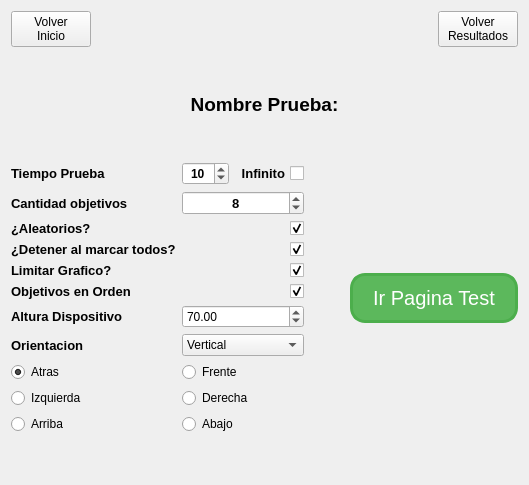
      <widget class="QWidget" name="widgetConfigurarPrueba">
       <layout class="QVBoxLayout" name="verticalLayout_3">
        <item>
         <layout class="QHBoxLayout" name="horizontalLayout_3">
          <item>
           <widget class="QPushButton" name="pushButtonVolverInicio">
            <property name="styleSheet">
             <string notr="true"/>
            </property>
            <property name="text">
             <string>Volver
Inicio</string>
            </property>
            <property name="icon">
             <iconset resource="images.qrc">
              <normaloff>:/images/back-arrow.png</normaloff>:/images/back-arrow.png</iconset>
            </property>
            <property name="iconSize">
             <size>
              <width>48</width>
              <height>48</height>
             </size>
            </property>
           </widget>
          </item>
          <item>
           <spacer name="horizontalSpacer">
            <property name="orientation">
             <enum>Qt::Horizontal</enum>
            </property>
            <property name="sizeHint" stdset="0">
             <size>
              <width>40</width>
              <height>20</height>
             </size>
            </property>
           </spacer>
          </item>
          <item>
           <widget class="QPushButton" name="pushButtonVolverPrueba">
            <property name="layoutDirection">
             <enum>Qt::RightToLeft</enum>
            </property>
            <property name="text">
             <string>Volver
Resultados</string>
            </property>
            <property name="icon">
             <iconset resource="images.qrc">
              <normaloff>:/images/results_icon.png</normaloff>:/images/results_icon.png</iconset>
            </property>
            <property name="iconSize">
             <size>
              <width>48</width>
              <height>48</height>
             </size>
            </property>
           </widget>
          </item>
         </layout>
        </item>
        <item>
         <spacer name="verticalSpacer_2">
          <property name="orientation">
           <enum>Qt::Vertical</enum>
          </property>
          <property name="sizeHint" stdset="0">
           <size>
            <width>20</width>
            <height>40</height>
           </size>
          </property>
         </spacer>
        </item>
        <item>
         <widget class="QLabel" name="labelNombrePrueba">
          <property name="font">
           <font>
            <pointsize>14</pointsize>
            <weight>75</weight>
            <bold>true</bold>
           </font>
          </property>
          <property name="text">
           <string>Nombre Prueba:</string>
          </property>
          <property name="alignment">
           <set>Qt::AlignCenter</set>
          </property>
         </widget>
        </item>
        <item>
         <spacer name="verticalSpacer_9">
          <property name="orientation">
           <enum>Qt::Vertical</enum>
          </property>
          <property name="sizeHint" stdset="0">
           <size>
            <width>20</width>
            <height>40</height>
           </size>
          </property>
         </spacer>
        </item>
        <item>
         <layout class="QHBoxLayout" name="horizontalLayout_4">
          <item>
           <layout class="QGridLayout" name="gridLayout_9">
            <item row="9" column="1">
             <widget class="QDoubleSpinBox" name="doubleSpinBoxAlturaDispositivo">
              <property name="minimum">
               <double>10.000000000000000</double>
              </property>
              <property name="maximum">
               <double>200.000000000000000</double>
              </property>
              <property name="value">
               <double>70.000000000000000</double>
              </property>
             </widget>
            </item>
            <item row="3" column="0">
             <widget class="QLabel" name="labelCantidadObjetivos">
              <property name="font">
               <font>
                <pointsize>10</pointsize>
                <weight>75</weight>
                <italic>false</italic>
                <bold>true</bold>
               </font>
              </property>
              <property name="layoutDirection">
               <enum>Qt::LeftToRight</enum>
              </property>
              <property name="text">
               <string>Cantidad objetivos</string>
              </property>
             </widget>
            </item>
            <item row="6" column="1">
             <widget class="QCheckBox" name="checkBoxDeteneralMarcarObjetivos">
              <property name="layoutDirection">
               <enum>Qt::RightToLeft</enum>
              </property>
              <property name="text">
               <string/>
              </property>
              <property name="checked">
               <bool>true</bool>
              </property>
             </widget>
            </item>
            <item row="9" column="0">
             <widget class="QLabel" name="labelAlturaDisp">
              <property name="font">
               <font>
                <pointsize>10</pointsize>
                <weight>75</weight>
                <bold>true</bold>
               </font>
              </property>
              <property name="text">
               <string>Altura Dispositivo</string>
              </property>
             </widget>
            </item>
            <item row="11" column="1">
             <widget class="QComboBox" name="comboBoxOrientacion">
              <item>
               <property name="text">
                <string>Vertical</string>
               </property>
               <property name="icon">
                <iconset resource="images.qrc">
                 <normaloff>:/images/IMU/IMUVertical.png</normaloff>:/images/IMU/IMUVertical.png</iconset>
               </property>
              </item>
              <item>
               <property name="text">
                <string>Horizontal</string>
               </property>
               <property name="icon">
                <iconset resource="images.qrc">
                 <normaloff>:/images/IMU/IMUHorizontal.png</normaloff>:/images/IMU/IMUHorizontal.png</iconset>
               </property>
              </item>
             </widget>
            </item>
            <item row="8" column="0">
             <widget class="QLabel" name="label_3">
              <property name="font">
               <font>
                <pointsize>10</pointsize>
                <weight>75</weight>
                <italic>false</italic>
                <bold>true</bold>
               </font>
              </property>
              <property name="text">
               <string>Objetivos en Orden</string>
              </property>
             </widget>
            </item>
            <item row="8" column="1">
             <widget class="QCheckBox" name="checkBoxOrdenObjetivos">
              <property name="layoutDirection">
               <enum>Qt::RightToLeft</enum>
              </property>
              <property name="text">
               <string/>
              </property>
              <property name="checked">
               <bool>true</bool>
              </property>
             </widget>
            </item>
            <item row="14" column="0">
             <widget class="QRadioButton" name="radioButtonHorizontalArriba">
              <property name="text">
               <string>Arriba</string>
              </property>
              <property name="icon">
               <iconset resource="images.qrc">
                <normaloff>:/images/IMU/horizontalarriba.png</normaloff>:/images/IMU/horizontalarriba.png</iconset>
              </property>
              <property name="iconSize">
               <size>
                <width>48</width>
                <height>48</height>
               </size>
              </property>
              <property name="checked">
               <bool>false</bool>
              </property>
             </widget>
            </item>
            <item row="11" column="0">
             <widget class="QLabel" name="label_8">
              <property name="font">
               <font>
                <pointsize>10</pointsize>
                <weight>75</weight>
                <italic>false</italic>
                <bold>true</bold>
               </font>
              </property>
              <property name="text">
               <string>Orientacion</string>
              </property>
             </widget>
            </item>
            <item row="13" column="1">
             <widget class="QRadioButton" name="radioButtonVerticalDerecha">
              <property name="text">
               <string>Derecha</string>
              </property>
              <property name="icon">
               <iconset resource="images.qrc">
                <normaloff>:/images/IMU/verticalderecha.png</normaloff>:/images/IMU/verticalderecha.png</iconset>
              </property>
              <property name="iconSize">
               <size>
                <width>48</width>
                <height>48</height>
               </size>
              </property>
             </widget>
            </item>
            <item row="12" column="1">
             <widget class="QRadioButton" name="radioButtonVerticalFrente">
              <property name="text">
               <string>Frente</string>
              </property>
              <property name="icon">
               <iconset resource="images.qrc">
                <normaloff>:/images/IMU/verticalfrente.png</normaloff>:/images/IMU/verticalfrente.png</iconset>
              </property>
              <property name="iconSize">
               <size>
                <width>48</width>
                <height>48</height>
               </size>
              </property>
             </widget>
            </item>
            <item row="12" column="0">
             <widget class="QRadioButton" name="radioButtonVerticalAtras">
              <property name="text">
               <string>Atras</string>
              </property>
              <property name="icon">
               <iconset resource="images.qrc">
                <normaloff>:/images/IMU/verticalatras.png</normaloff>:/images/IMU/verticalatras.png</iconset>
              </property>
              <property name="iconSize">
               <size>
                <width>48</width>
                <height>48</height>
               </size>
              </property>
              <property name="checked">
               <bool>true</bool>
              </property>
             </widget>
            </item>
            <item row="13" column="0">
             <widget class="QRadioButton" name="radioButtonVerticalIzquierda">
              <property name="text">
               <string>Izquierda</string>
              </property>
              <property name="icon">
               <iconset resource="images.qrc">
                <normaloff>:/images/IMU/verticalizquierda.png</normaloff>:/images/IMU/verticalizquierda.png</iconset>
              </property>
              <property name="iconSize">
               <size>
                <width>48</width>
                <height>48</height>
               </size>
              </property>
             </widget>
            </item>
            <item row="14" column="1">
             <widget class="QRadioButton" name="radioButtonHorizontalAbajo">
              <property name="text">
               <string>Abajo</string>
              </property>
              <property name="icon">
               <iconset resource="images.qrc">
                <normaloff>:/images/IMU/horizontalabajo.png</normaloff>:/images/IMU/horizontalabajo.png</iconset>
              </property>
              <property name="iconSize">
               <size>
                <width>48</width>
                <height>48</height>
               </size>
              </property>
             </widget>
            </item>
            <item row="6" column="0">
             <widget class="QLabel" name="label">
              <property name="font">
               <font>
                <pointsize>10</pointsize>
                <weight>75</weight>
                <bold>true</bold>
               </font>
              </property>
              <property name="text">
               <string>¿Detener al marcar todos?</string>
              </property>
             </widget>
            </item>
            <item row="7" column="1">
             <widget class="QCheckBox" name="checkBoxLimitarGrafico">
              <property name="layoutDirection">
               <enum>Qt::RightToLeft</enum>
              </property>
              <property name="text">
               <string/>
              </property>
              <property name="checked">
               <bool>true</bool>
              </property>
             </widget>
            </item>
            <item row="0" column="0">
             <widget class="QLabel" name="labelTiempoPrueba">
              <property name="font">
               <font>
                <pointsize>10</pointsize>
                <weight>75</weight>
                <italic>false</italic>
                <bold>true</bold>
               </font>
              </property>
              <property name="toolTip">
               <string>Tiempo que durara la Prueba seleccionada</string>
              </property>
              <property name="layoutDirection">
               <enum>Qt::LeftToRight</enum>
              </property>
              <property name="text">
               <string>Tiempo Prueba</string>
              </property>
             </widget>
            </item>
            <item row="7" column="0">
             <widget class="QLabel" name="label_9">
              <property name="font">
               <font>
                <pointsize>10</pointsize>
                <weight>75</weight>
                <italic>false</italic>
                <bold>true</bold>
               </font>
              </property>
              <property name="text">
               <string>Limitar Grafico?</string>
              </property>
             </widget>
            </item>
            <item row="15" column="0">
             <layout class="QHBoxLayout" name="horizontalLayout_6"/>
            </item>
            <item row="5" column="1">
             <widget class="QCheckBox" name="checkBoxObjetivosAleatorios">
              <property name="font">
               <font>
                <pointsize>10</pointsize>
                <weight>75</weight>
                <italic>false</italic>
                <bold>true</bold>
               </font>
              </property>
              <property name="layoutDirection">
               <enum>Qt::RightToLeft</enum>
              </property>
              <property name="text">
               <string/>
              </property>
              <property name="checked">
               <bool>true</bool>
              </property>
             </widget>
            </item>
            <item row="15" column="1">
             <layout class="QHBoxLayout" name="horizontalLayout_7"/>
            </item>
            <item row="5" column="0">
             <widget class="QLabel" name="labelObjetivosAleatorios">
              <property name="font">
               <font>
                <pointsize>10</pointsize>
                <weight>75</weight>
                <italic>false</italic>
                <bold>true</bold>
               </font>
              </property>
              <property name="layoutDirection">
               <enum>Qt::LeftToRight</enum>
              </property>
              <property name="text">
               <string>¿Aleatorios?</string>
              </property>
             </widget>
            </item>
            <item row="3" column="1">
             <widget class="QSpinBox" name="spinBoxCantidadObjetivos">
              <property name="font">
               <font>
                <pointsize>10</pointsize>
                <weight>75</weight>
                <italic>false</italic>
                <bold>true</bold>
               </font>
              </property>
              <property name="layoutDirection">
               <enum>Qt::LeftToRight</enum>
              </property>
              <property name="alignment">
               <set>Qt::AlignCenter</set>
              </property>
              <property name="minimum">
               <number>1</number>
              </property>
              <property name="value">
               <number>8</number>
              </property>
             </widget>
            </item>
            <item row="0" column="1">
             <layout class="QHBoxLayout" name="horizontalLayout_8">
              <item>
               <widget class="QSpinBox" name="spinBoxTiempoPrueba">
                <property name="minimumSize">
                 <size>
                  <width>0</width>
                  <height>0</height>
                 </size>
                </property>
                <property name="font">
                 <font>
                  <weight>75</weight>
                  <italic>false</italic>
                  <bold>true</bold>
                 </font>
                </property>
                <property name="toolTip">
                 <string>Tiempo que durara la Prueba seleccionada</string>
                </property>
                <property name="layoutDirection">
                 <enum>Qt::LeftToRight</enum>
                </property>
                <property name="styleSheet">
                 <string notr="true"/>
                </property>
                <property name="alignment">
                 <set>Qt::AlignCenter</set>
                </property>
                <property name="minimum">
                 <number>1</number>
                </property>
                <property name="maximum">
                 <number>500</number>
                </property>
                <property name="value">
                 <number>10</number>
                </property>
               </widget>
              </item>
              <item>
               <widget class="QCheckBox" name="checkBoxTiempoInfinito">
                <property name="font">
                 <font>
                  <pointsize>10</pointsize>
                  <weight>75</weight>
                  <bold>true</bold>
                 </font>
                </property>
                <property name="layoutDirection">
                 <enum>Qt::RightToLeft</enum>
                </property>
                <property name="text">
                 <string>Infinito</string>
                </property>
               </widget>
              </item>
             </layout>
            </item>
           </layout>
          </item>
          <item>
           <spacer name="horizontalSpacer_3">
            <property name="orientation">
             <enum>Qt::Horizontal</enum>
            </property>
            <property name="sizeHint" stdset="0">
             <size>
              <width>40</width>
              <height>20</height>
             </size>
            </property>
           </spacer>
          </item>
          <item>
           <layout class="QVBoxLayout" name="verticalLayout_5">
            <item>
             <widget class="QPushButton" name="pushButtonIniciarPrueba">
              <property name="font">
               <font>
                <pointsize>15</pointsize>
               </font>
              </property>
              <property name="toolTip">
               <string>Iniciar la Prueba</string>
              </property>
              <property name="layoutDirection">
               <enum>Qt::RightToLeft</enum>
              </property>
              <property name="styleSheet">
               <string notr="true">QPushButton{
color : white;
background-color: #5cb85c;
border: 3px solid #4cae4c;
border-radius: 15px;
padding: 10px 20px 10px 20px;
}

QPushButton:hover {
color: black;
background-color: #47a447;
border: 3px solid #398439;
}

QPushButton:pressed {
border: 3px solid #398439;
}
</string>
              </property>
              <property name="text">
               <string>Ir Pagina Test</string>
              </property>
              <property name="icon">
               <iconset resource="images.qrc">
                <normaloff>:/images/play.png</normaloff>:/images/play.png</iconset>
              </property>
              <property name="iconSize">
               <size>
                <width>64</width>
                <height>64</height>
               </size>
              </property>
             </widget>
            </item>
           </layout>
          </item>
         </layout>
        </item>
        <item>
         <spacer name="verticalSpacer">
          <property name="orientation">
           <enum>Qt::Vertical</enum>
          </property>
          <property name="sizeHint" stdset="0">
           <size>
            <width>20</width>
            <height>40</height>
           </size>
          </property>
         </spacer>
        </item>
       </layout>
      </widget>
